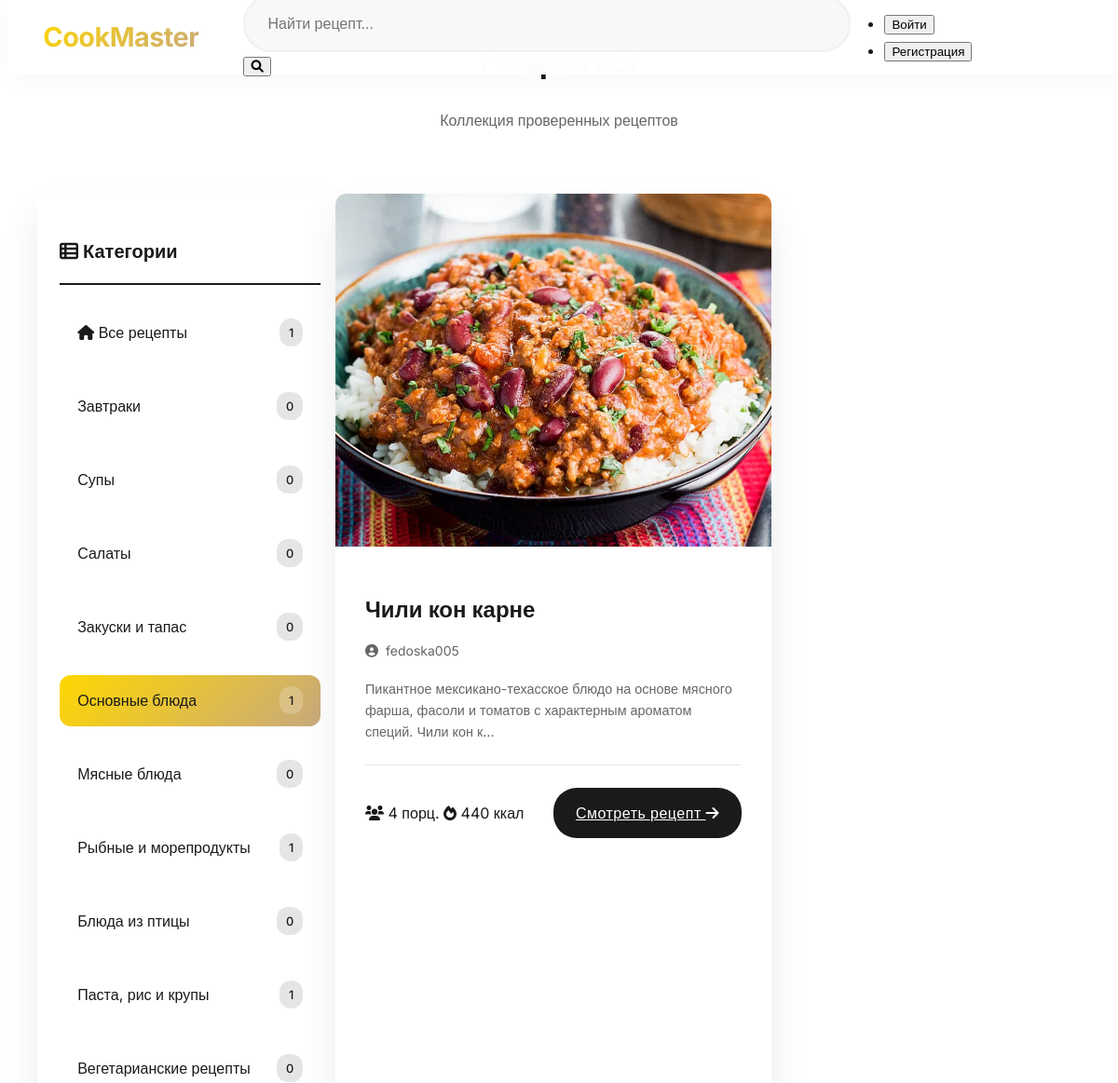
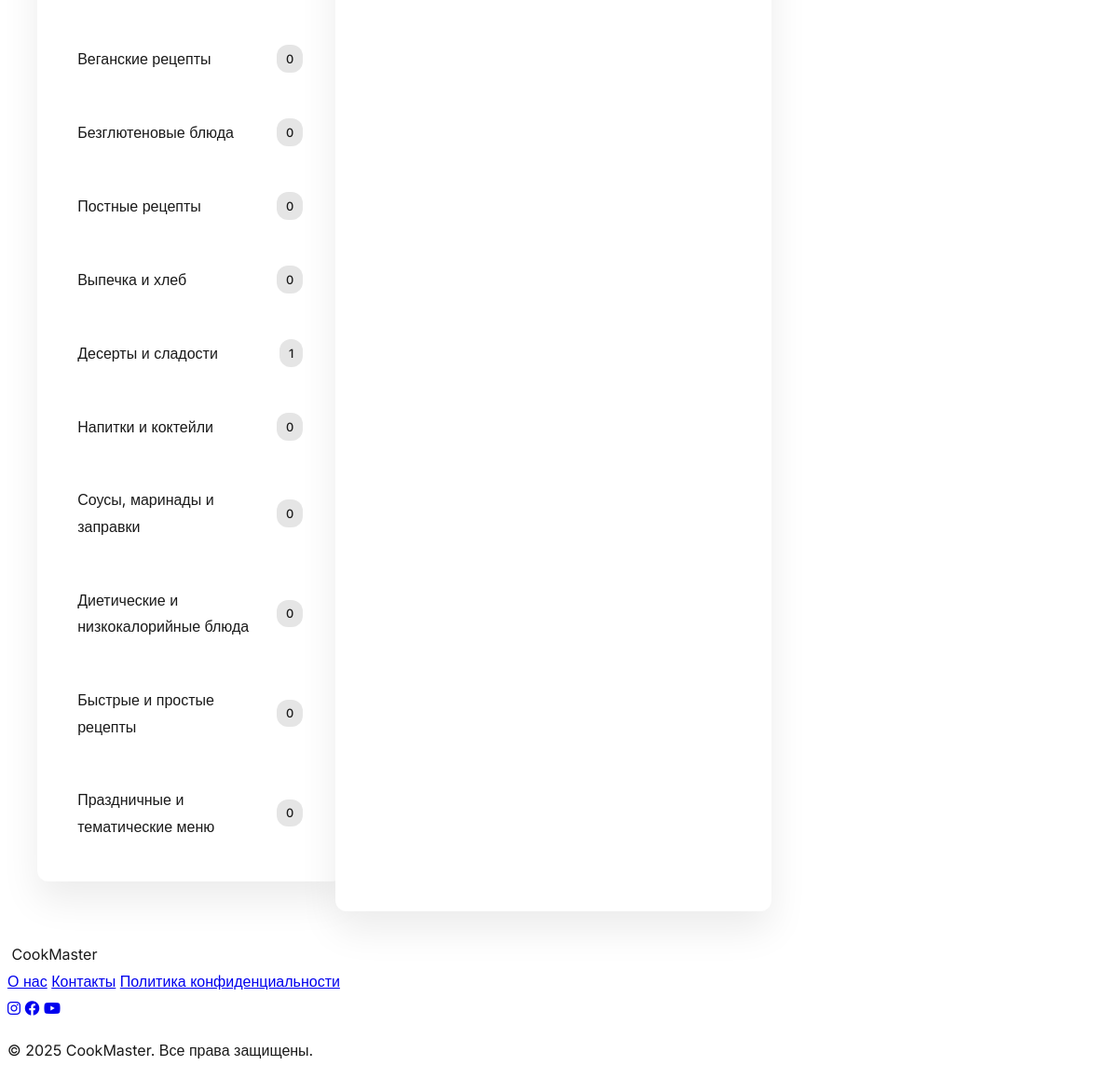
The app's page /category/Основные блюда/ with its own data (2 pictures, top to bottom).
### recipes/models.py (models this page shows, shortened)
class Category(models.Model):
    name = models.CharField(max_length=200, unique=True)  # Название категории
    description = models.TextField(blank=True, null=True)  # Описание категории (необязательное поле)

class Recipe(models.Model):
    DIFFICULTY_CHOICES = [
        ('easy', 'Легкий'),
        ('medium', 'Средний'),
        ('hard', 'Сложный'),
    ]
    title = models.CharField(max_length=255, verbose_name="Название")
    description = models.TextField(verbose_name="Описание")
    ingredients = models.TextField(verbose_name="Ингредиенты", help_text="Каждый ингредиент с новой строки")
    cooking_steps = models.TextField(verbose_name="Шаги приготовления", help_text="Каждый шаг с новой строки")
    cooking_time = models.CharField(max_length=100, blank=True, null=True, verbose_name="Время готовки") # в минутах
    image = models.ImageField(upload_to='recipes/images/', blank=True, null=True, verbose_name="Фото")
    author = models.ForeignKey(User, on_delete=models.CASCADE, verbose_name="Автор")
    created_at = models.DateTimeField(auto_now_add=True, verbose_name="Дата создания")
    category = models.ManyToManyField(
        Category,
        through='RecipeCategory',
        related_name='recipes',
        verbose_name="Категории"
    )   # Связь с категорией
    difficulty = models.CharField(
        max_length=10,
        choices=DIFFICULTY_CHOICES,
        default='medium',
        verbose_name="Сложность"
    )
    servings = models.PositiveIntegerField(default=1, verbose_name="Порции")
    calories = models.PositiveIntegerField(default=0, verbose_name="Калории")
    class Meta:
        verbose_name = "Рецепт"
        verbose_name_plural = "Рецепты"

### recipes/views.py (the view)
# urls.py: path('category/<str:category>/', views.category_view, name='category'),
def category_view(request, category):
    categories = Category.objects.annotate(recipe_count=Count('recipes'))
    recipes = Recipe.objects.filter(category__name=category)
    context = {
        'recipes': recipes,
        'categories': categories,
        'selected_category': category
    }
    return render(request, 'recipes/index.html', context)

### recipes/templates/recipes/index.html (shortened to what this page needs)
{% extends "base.html" %}
{% block content %}
<div class="page-container">
    <div class="page-header">
        <h1 class="page-title">Рецепты</h1>
        <p class="page-subtitle">Коллекция проверенных рецептов</p>
    </div>
    <div class="content-layout">
        <aside class="category-sidebar">
            <div class="category-filter">
                <h3><i class="fas fa-th-list"></i> Категории</h3>
                <div class="category-list">
                    <a href="{% url 'recipes:home' %}" class="category-item {% if not selected_category %}active{% endif %}">
                        <span><i class="fas fa-home"></i> Все рецепты</span>
                        <span class="category-count">{{ recipes.count }}</span>
                    </a>
                    {% for cat in categories %}
                    <a href="{% url 'recipes:category' cat.name %}"
                       class="category-item {% if selected_category == cat.name %}active{% endif %}">
                        <span>{{ cat.name }}</span>
                        <span class="category-count">{{ cat.recipes.count }}</span>
                    </a>
                    {% endfor %}
                </div>
            </div>
        </aside>
        <div class="recipe-content">
            <div class="recipe-grid">
                {% for recipe in recipes %}
                <article class="recipe-card">
                    <div class="recipe-card__image">
                        {% if recipe.image %}
                            <img src="{{ recipe.image.url }}" alt="{{ recipe.title }}" loading="lazy">
                        {% else %}
                            <div class="recipe-card__image-placeholder">
                                <i class="fas fa-utensils"></i>
                            </div>
                        {% endif %}
                        <div class="recipe-card__badges">
                            <span class="recipe-card__time">
                            </span>
                        </div>
                    </div>
                    <div class="recipe-card__content">
                        <h2 class="recipe-card__title">{{ recipe.title }}</h2>
                        <div class="recipe-card__author">
                            <i class="fas fa-user-circle"></i>
                            <span>{{ recipe.author }}</span>
                        </div>
                        <p class="recipe-card__description">{{ recipe.description|truncatechars:120 }}</p>
                        <div class="recipe-card__meta">
                            <div class="recipe-card__stats">
                                <span><i class="fas fa-users"></i> {{ recipe.servings }} порц.</span>
                                <span><i class="fas fa-fire"></i> {{ recipe.calories }} ккал</span>
                            </div>
                            <a href="{% url 'recipes:recipe_detail' recipe.id %}" class="recipe-card__button">
                                Смотреть рецепт
                                <i class="fas fa-arrow-right"></i>
                            </a>
                        </div>
                    </div>
                </article>
                {% endfor %}
            </div>
        </div>
    </div>
</div>
{% endblock %}

### recipes/static/css/style.css (style rules this page uses)
:root { --primary-color: #1a1a1a; --secondary-color: #ffd700; --accent-color: #c8a97e; --background-color: #ffffff; --card-bg: #ffffff; --text-primary: #1a1a1a; --text-secondary: #666666; --border-radius: 12px; --box-shadow: 0 20px 40px rgba(0, 0, 0, 0.08); --transition: all 0.4s cubic-bezier(0.165, 0.84, 0.44, 1); --header-height: 80px; }
html { scroll-behavior: smooth; scroll-padding-top: var(--header-height); }
body { font-family: 'Inter', sans-serif; background-color: var(--background-color); color: var(--text-primary); line-height: 1.8; }
.page-header { margin: 1rem 0 2rem; padding: 0; text-align: center; }
.page-title { font-size: 1.5rem; margin-bottom: 0.5rem; color: var(--text-primary); font-weight: 600; }
.page-subtitle { font-size: 1rem; color: var(--text-secondary); }
.content-layout { display: flex; gap: 2.5rem; margin-top: 1rem; }
.category-sidebar { width: 280px; flex-shrink: 0; position: sticky; top: 2rem; height: calc(100vh - 4rem); background: var(--card-bg); border-radius: var(--border-radius); padding: 1.5rem; box-shadow: var(--box-shadow); }
.recipe-content { flex-grow: 1; }
.recipe-grid { display: grid; grid-template-columns: repeat(auto-fill, minmax(300px, 1fr)); gap: 2rem; width: 100%; }
.recipe-card { position: relative; border-radius: var(--border-radius); background: var(--card-bg); box-shadow: var(--box-shadow); transition: var(--transition); overflow: hidden; }
.recipe-card__image { position: relative; padding-top: 75%; }
.recipe-card__image img { position: absolute; top: 0; left: 0; width: 100%; height: 100%; object-fit: cover; transition: transform 0.8s cubic-bezier(0.165, 0.84, 0.44, 1); }
.recipe-card__content { padding: 2rem; background: linear-gradient(180deg, rgba(255,255,255,0) 0%, rgba(255,255,255,1) 15%); }
.recipe-card__title { font-size: 1.5rem; font-weight: 600; margin-bottom: 1rem; line-height: 1.3; color: var(--text-primary); }
.recipe-card__author { display: flex; align-items: center; gap: 0.5rem; color: var(--text-secondary); font-size: 0.875rem; margin-bottom: 1rem; }
.recipe-card__description { color: var(--text-secondary); font-size: 0.9rem; line-height: 1.6; margin-bottom: 1.5rem; flex-grow: 1; }
.recipe-card__meta { display: flex; align-items: center; justify-content: space-between; padding-top: 1.5rem; border-top: 1px solid rgba(0,0,0,0.08); }
.recipe-card__button { padding: 0.8rem 1.5rem; background: var(--primary-color); color: white; border-radius: 25px; font-weight: 500; letter-spacing: 0.5px; transition: var(--transition); }
.recipe-content { display: grid; grid-template-columns: 1fr 300px; gap: 2rem; }
.content-layout { display: grid; grid-template-columns: 280px 1fr; gap: 2.5rem; max-width: 1400px; margin: 0 auto; padding: 2rem; }
.category-sidebar { position: sticky; top: 2rem; height: calc(100vh - 4rem); background: var(--card-bg); border-radius: var(--border-radius); padding: 1.5rem; box-shadow: var(--box-shadow); overflow-y: auto; }
.category-filter h3 { font-size: 1.25rem; font-weight: 600; color: var(--text-primary); margin-bottom: 1.5rem; padding-bottom: 1rem; border-bottom: 2px solid var(--primary-color); }
.category-list { display: flex; flex-direction: column; gap: 0.5rem; }
.category-item { display: flex; justify-content: space-between; align-items: center; padding: 0.8rem 1.2rem; margin-bottom: 0.5rem; border-radius: 12px; color: var(--text-primary); text-decoration: none; transition: all 0.3s ease; background: transparent; }
.category-item.active { background: linear-gradient(135deg, var(--secondary-color), var(--accent-color)); color: var(--primary-color); font-weight: 500; }
.category-count { background: rgba(0, 0, 0, 0.1); padding: 0.2rem 0.6rem; border-radius: 12px; font-size: 0.8rem; font-weight: 500; }
.category-item.active .category-count { background: rgba(255, 255, 255, 0.2); }
@media (max-width: 1200px) { .content-layout { flex-direction: column; } }
@media (max-width: 1200px) { .category-sidebar { width: 100%; height: auto; position: static; margin-bottom: 2rem; } }
@media (max-width: 1200px) { .category-list { display: flex; flex-wrap: wrap; gap: 1rem; } }
@media (max-width: 1200px) { .page-title { font-size: 2.5rem; } }

### records on screen
Category: name "Завтраки", recipes.count "0"
Category: name "Супы", recipes.count "0"
Category: name "Салаты", recipes.count "0"
Category: name "Закуски и тапас", recipes.count "0"
Category: name "Основные блюда", recipes.count "1"
Category: name "Мясные блюда", recipes.count "0"
Category: name "Рыбные и морепродукты", recipes.count "1"
Category: name "Блюда из птицы", recipes.count "0"
Category: name "Паста, рис и крупы", recipes.count "1"
Category: name "Вегетарианские рецепты", recipes.count "0"
Category: name "Веганские рецепты", recipes.count "0"
Category: name "Безглютеновые блюда", recipes.count "0"
Category: name "Постные рецепты", recipes.count "0"
Category: name "Выпечка и хлеб", recipes.count "0"
Category: name "Десерты и сладости", recipes.count "1"
Category: name "Напитки и коктейли", recipes.count "0"
Category: name "Соусы, маринады и заправки", recipes.count "0"
Category: name "Диетические и низкокалорийные блюда", recipes.count "0"
Category: name "Быстрые и простые рецепты", recipes.count "0"
Category: name "Праздничные и тематические меню", recipes.count "0"
Recipe: image (picture), title "Чили кон карне", author "fedoska005", description "Пикантное мексикано-техасское блюдо на основе мясного фарша, фасоли и томатов с характерным ароматом специй. Чили кон к…", servings "4", calories "440"

### other values on screen
{{ recipes.count }} "1"
